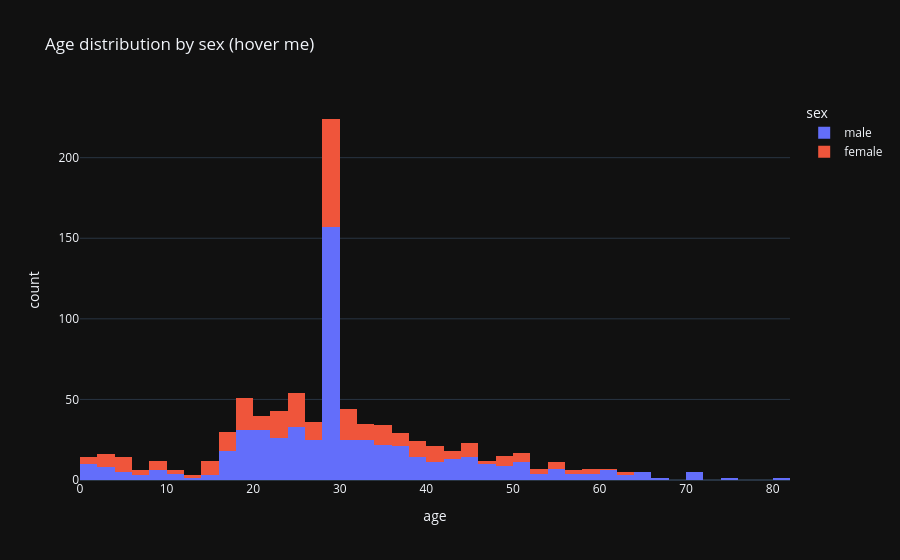

Notebook source saved alongside this figure:
### Markdown cell above
### 7b · plotly (interactive)

`pip install plotly` if needed (Colab already has it). These charts let you **hover and zoom**.

### Code cell
import plotly.express as px

px.histogram(data, x="age", color="sex",
             title="Age distribution by sex (hover me)")

### Figure 1 — Plotly figure (JSON) as saved in the notebook; plotly's stock layout.template omitted (floating-point values rounded to 4 significant figures; data arrays with more than 128 entries replaced by an {"elided": "..."} marker saying what was removed)
{"data": [{"bingroup": "x", "hovertemplate": "sex=male<br>age=%{x}<br>count=%{y}<extra></extra>", "legendgroup": "male", "marker": {"color": "#636efa", "pattern": {"shape": ""}}, "name": "male", "orientation": "v", "showlegend": true, "x": {"elided": "577 float values"}, "xaxis": "x", "yaxis": "y", "type": "histogram"}, {"bingroup": "x", "hovertemplate": "sex=female<br>age=%{x}<br>count=%{y}<extra></extra>", "legendgroup": "female", "marker": {"color": "#EF553B", "pattern": {"shape": ""}}, "name": "female", "orientation": "v", "showlegend": true, "x": {"elided": "312 float values"}, "xaxis": "x", "yaxis": "y", "type": "histogram"}], "layout": {"xaxis": {"anchor": "y", "domain": [0.0, 1.0], "title": {"text": "age"}}, "yaxis": {"anchor": "x", "domain": [0.0, 1.0], "title": {"text": "count"}}, "legend": {"title": {"text": "sex"}, "tracegroupgap": 0}, "title": {"text": "Age distribution by sex (hover me)"}, "barmode": "relative"}}
